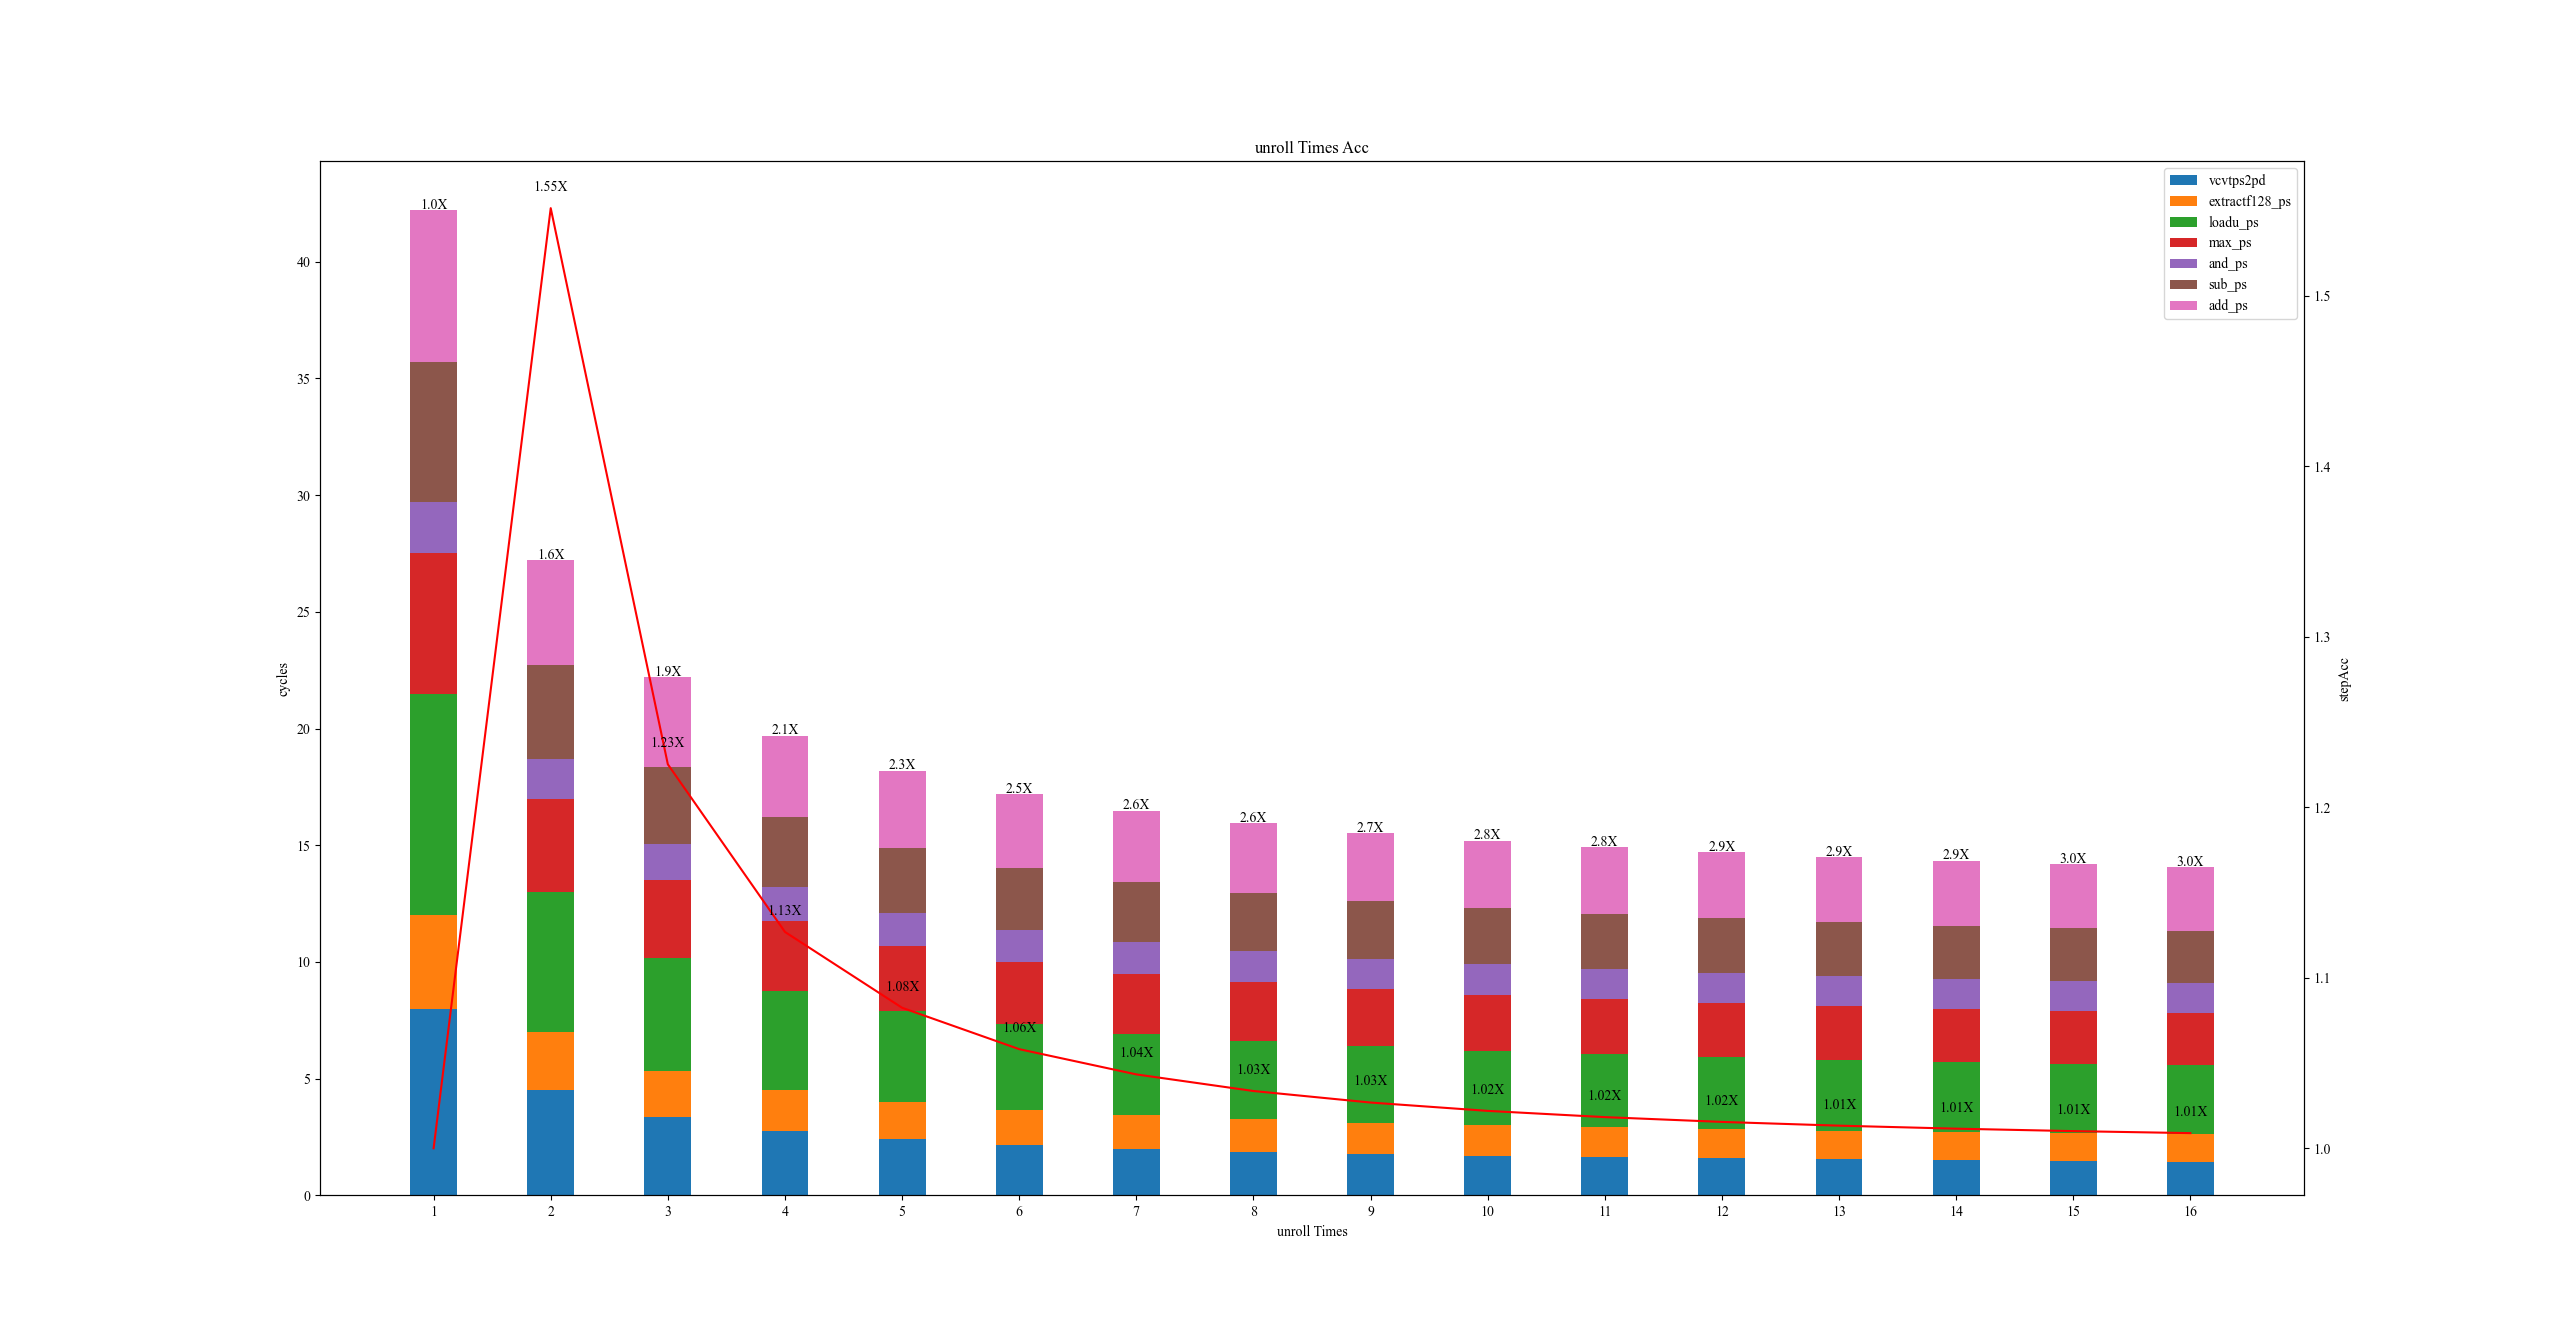

Write Python code to recreate this figure.
'''
Descripttion: 
version: 
Author: Shaojie Tan
Date: 2022-08-12 23:24:54
LastEditors: Shaojie Tan
LastEditTime: 2022-08-13 11:02:43
'''
from cProfile import label
from dis import Instruction
from sre_constants import IN
import matplotlib.pyplot as plt
import numpy as np

from matplotlib import rcParams

# 字体 中文用宋体，英文用新罗马
config = {
    "font.family":'Times New Roman',
    # "font.size": 10,
    "mathtext.fontset":'stix',
    "font.serif": ['stix'],
}
rcParams.update(config)

# mpl.rcParams['font.family'] = ['serif']
# mpl.rcParams['font.serif'] = ['Times New Roman']

# 柱形的宽度
width = 0.4
YMIN = 0
YMAX = 7
# plt.title("unroll Times Acc",fontfamily="Times New Roman")
# plt.xticks(fontfamily="Times New Roman")    
fig = plt.figure()
ax1 = fig.add_subplot(111)
ax1.set_xlabel('unroll Times')
ax1.set_ylabel('cycles')
ax1.set_title("unroll Times Acc",fontfamily="Times New Roman")
# plt.ylabel ('cycles')
# plt.xlabel ('unroll Times')

InstructionInfo =  {'add_ps': [4, 0.5],\
                    'vcvtps2pd': [7,1],
                    'extractf128_ps': [3,1], 
                    'loadu_ps':[7,0.5],
                    'max_ps':[4,0.5],
                    'and_ps':[1,0.3],
                    'sub_ps':[4,0.5]
                    }# [latency, Throughput (CPI)]

InstructionList = {
                    'vcvtps2pd':1,
                    'extractf128_ps':1,
                    'loadu_ps':5,
                    "max_ps":4,
                    'and_ps':4,
                    'sub_ps':4,
                    'add_ps':5
                    }# InstructionNumbers

unrollNumbers= 16

x=[]
avgCyclesTotal=[]
for i in range(unrollNumbers):
    x.append(str(i+1))
    avgCyclesTotal.append(0)

legendBarList= []
legendBarNameList = []
for InstructionKeyName in InstructionList:
    tmp_y=[]
    for unrollTimes in range(1,unrollNumbers+1):
        # print("Unrolling Times: " + str(unrollTimes))
        Latency = InstructionInfo[InstructionKeyName][0]
        Throughput = InstructionInfo[InstructionKeyName][1]
        InstNum = InstructionList[InstructionKeyName]
        avgCyclesPerInst = (Latency + InstNum*Throughput*unrollTimes)*1.0/unrollTimes
        tmp_y.append(avgCyclesPerInst)
    legendBarList.append(ax1.bar(x, tmp_y,width=width,label=InstructionKeyName,bottom=avgCyclesTotal))
    legendBarNameList.append(InstructionKeyName)
    avgCyclesTotal=np.sum([avgCyclesTotal,tmp_y],axis=0).tolist()

print("ax1 label: " + ax1.get_label())
ax1.legend(legendBarList,legendBarNameList,loc="upper right")
# fig.legend(loc=1)
stepAcc=[]
beforeTime=avgCyclesTotal[0]
for unrollTimes in range(0,unrollNumbers):
    stepAcc.append(beforeTime/avgCyclesTotal[unrollTimes])
    beforeTime = avgCyclesTotal[unrollTimes]


ax2 = ax1.twinx()  # this is the important function
ax2.plot(x, stepAcc, 'r')
ax2.set_ylabel('stepAcc')


BaseTime=avgCyclesTotal[0]
for xx, yy in zip(x,avgCyclesTotal):
    print("xx yy {} {}".format(xx,yy))
    ax1.text(xx, yy+0.05, str(format(BaseTime/yy,'.1f'))+"X", ha='center')

skipFirst=True
for xx, yy in zip(x,stepAcc):
    if skipFirst:
        skipFirst=False
        continue
    print("xx yy {} {}".format(xx,yy))
    ax2.text(xx, yy+0.01, str(format(yy,'.2f'))+"X", ha='center')


plt.show()
plt.savefig("unrollAcc.png")
